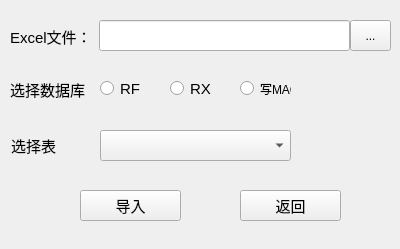
<?xml version="1.0" encoding="UTF-8"?>
<ui version="4.0">
 <class>ImportWidget</class>
 <widget class="QWidget" name="ImportWidget">
  <property name="geometry">
   <rect>
    <x>0</x>
    <y>0</y>
    <width>400</width>
    <height>249</height>
   </rect>
  </property>
  <property name="windowTitle">
   <string>Form</string>
  </property>
  <widget class="QToolButton" name="m_tbtn_browse">
   <property name="geometry">
    <rect>
     <x>350</x>
     <y>20</y>
     <width>41</width>
     <height>31</height>
    </rect>
   </property>
   <property name="text">
    <string>...</string>
   </property>
  </widget>
  <widget class="QLabel" name="label">
   <property name="geometry">
    <rect>
     <x>10</x>
     <y>11</y>
     <width>81</width>
     <height>50</height>
    </rect>
   </property>
   <property name="font">
    <font>
     <pointsize>11</pointsize>
    </font>
   </property>
   <property name="text">
    <string>Excel文件：</string>
   </property>
  </widget>
  <widget class="QLineEdit" name="m_edt_path">
   <property name="geometry">
    <rect>
     <x>99</x>
     <y>20</y>
     <width>251</width>
     <height>31</height>
    </rect>
   </property>
  </widget>
  <widget class="QRadioButton" name="m_radio_mac">
   <property name="geometry">
    <rect>
     <x>240</x>
     <y>80</y>
     <width>51</width>
     <height>17</height>
    </rect>
   </property>
   <property name="text">
    <string>写MAC</string>
   </property>
  </widget>
  <widget class="QRadioButton" name="m_radio_rx">
   <property name="geometry">
    <rect>
     <x>170</x>
     <y>80</y>
     <width>41</width>
     <height>17</height>
    </rect>
   </property>
   <property name="font">
    <font>
     <pointsize>11</pointsize>
    </font>
   </property>
   <property name="text">
    <string>RX</string>
   </property>
  </widget>
  <widget class="QRadioButton" name="m_radio_rf">
   <property name="geometry">
    <rect>
     <x>100</x>
     <y>80</y>
     <width>41</width>
     <height>17</height>
    </rect>
   </property>
   <property name="font">
    <font>
     <pointsize>11</pointsize>
    </font>
   </property>
   <property name="text">
    <string>RF</string>
   </property>
  </widget>
  <widget class="QLabel" name="label_2">
   <property name="geometry">
    <rect>
     <x>10</x>
     <y>64</y>
     <width>81</width>
     <height>50</height>
    </rect>
   </property>
   <property name="font">
    <font>
     <pointsize>11</pointsize>
    </font>
   </property>
   <property name="text">
    <string>选择数据库：</string>
   </property>
  </widget>
  <widget class="QComboBox" name="m_cmb_table">
   <property name="geometry">
    <rect>
     <x>100</x>
     <y>130</y>
     <width>191</width>
     <height>31</height>
    </rect>
   </property>
   <property name="font">
    <font>
     <pointsize>11</pointsize>
    </font>
   </property>
  </widget>
  <widget class="QLabel" name="label_3">
   <property name="geometry">
    <rect>
     <x>11</x>
     <y>120</y>
     <width>51</width>
     <height>50</height>
    </rect>
   </property>
   <property name="font">
    <font>
     <pointsize>11</pointsize>
    </font>
   </property>
   <property name="text">
    <string>选择表：</string>
   </property>
  </widget>
  <widget class="QPushButton" name="m_btn_import">
   <property name="geometry">
    <rect>
     <x>80</x>
     <y>190</y>
     <width>101</width>
     <height>31</height>
    </rect>
   </property>
   <property name="font">
    <font>
     <pointsize>11</pointsize>
    </font>
   </property>
   <property name="text">
    <string>导入</string>
   </property>
  </widget>
  <widget class="QPushButton" name="m_btn_back">
   <property name="geometry">
    <rect>
     <x>240</x>
     <y>190</y>
     <width>101</width>
     <height>31</height>
    </rect>
   </property>
   <property name="font">
    <font>
     <pointsize>11</pointsize>
    </font>
   </property>
   <property name="text">
    <string>返回</string>
   </property>
  </widget>
 </widget>
 <resources/>
 <connections/>
</ui>
